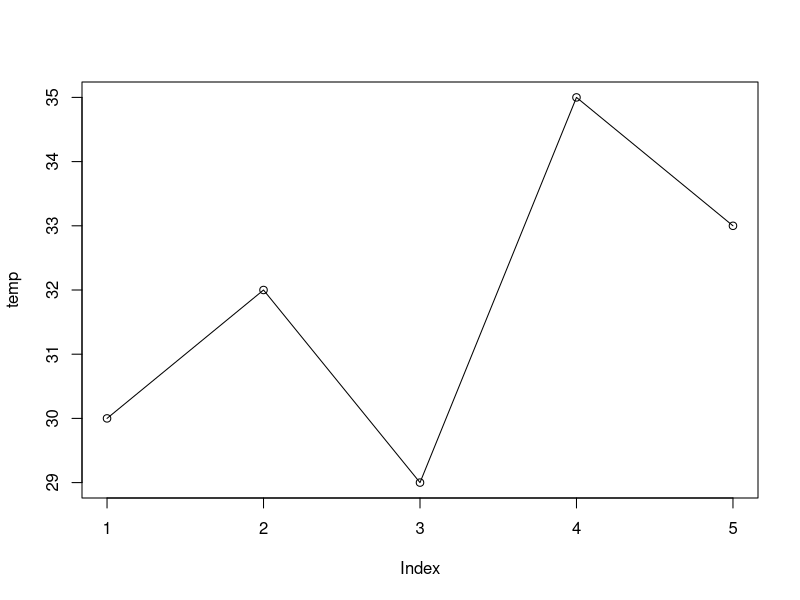
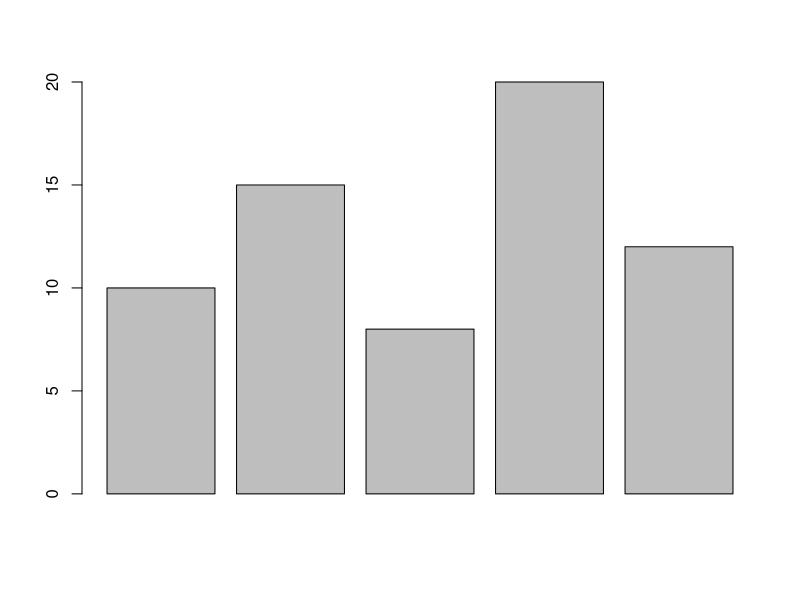
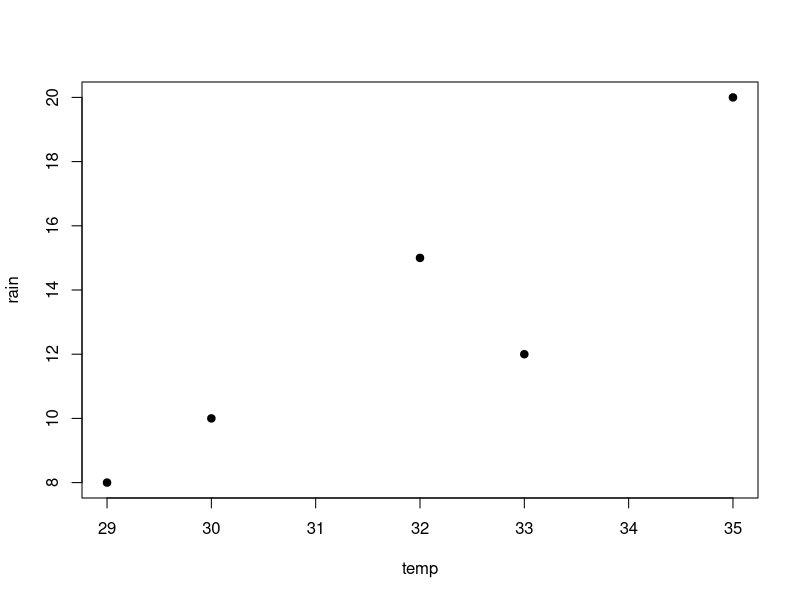

R code for these plots, in order:
temp<-c(30,32,29,35,33)
plot(temp,type="o")

rain<-c(10,15,8,20,12)
barplot(rain)

plot(temp,rain,pch=19)

data.frame(temp,rain)
